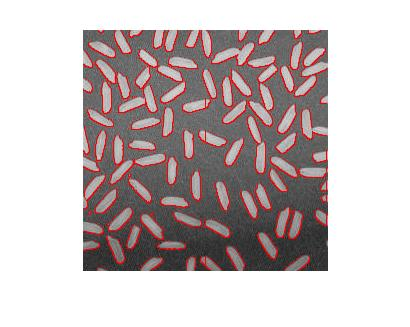
%> input picture project image database/border/adaptive1.jpg, 410 x 327 px
$ octave --eval "result = global_method_sharp(imread('../project image database/border/adaptive1.jpg'));"   (GNU Octave 9; MATLAB toolbox functions it lacks are replaced by stand-ins)
%> lines starting %> are read from the running program, lines starting %| are printed output that depends on the picture
### matlab files/gradient_image.m
function res = gradient_image(image)
    image = double(image);
    filterx = [-1 -1 -1; 0 0 0; 1 1 1];
    filtery = [-1 0 1; -1 0 1; -1 0 1];
    resx = abs(imfilter(image, filterx));
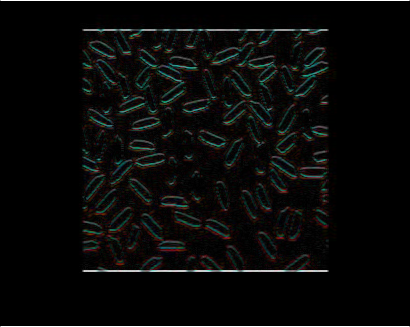
%> resx: size 327x410x3 double; mean R, G, B 29.5, 30.1, 27.7; drawn with min black and max white
    resy = abs(imfilter(image, filtery));
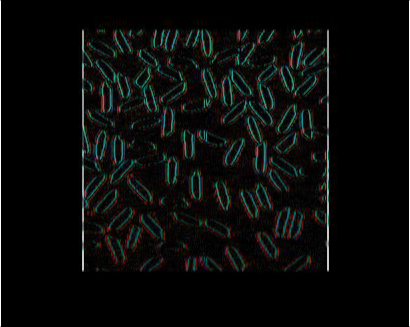
%> resy: size 327x410x3 double; mean R, G, B 31.2, 34.1, 31; drawn with min black and max white
    res = sqrt(resx.*resx + resy.*resy);
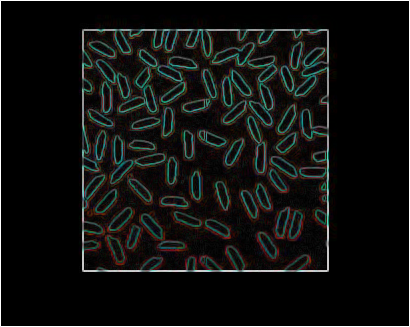
%> res: size 327x410x3 double; mean R, G, B 51.3, 53.8, 49.6; drawn with min black and max white
    res = uint8(res);
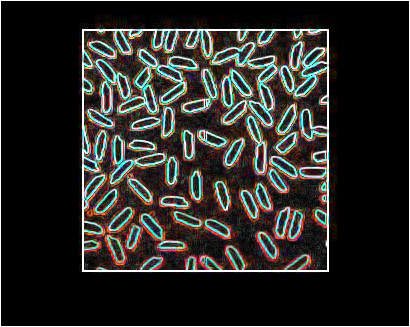
%> res: size 327x410x3 uint8; mean R, G, B 42.6, 41.7, 38.8
end

### matlab files/normalized_histogram.m
function [res] = normalized_histogram(image)
    sz1 = size(image,1);
%> sz1 = 327
    sz2 = size(image,2);
%> sz2 = 410
    res = zeros(1,256);
    for i = 1:sz1
        for j = 1:sz2
            res(image(i,j)+1) = res(image(i,j)+1) + 1;
        end
    end
%> after the loop, res = 256 values, max 67646 at index 1, min 0 at index 256, mean 523.7
    for i = 1:256
        res(i) = res(i) / (sz1 * sz2);
    end
%> after the loop, res = 256 values, max 0.505 at index 1, min 0 at index 256, mean 0.00391
end

### matlab files/cumulative_sums.m
function res = cumulative_sums(norm_hist)
    res = zeros(1,256);
    for i = 1:256
        for j = 1:i
            res(i) = res(i) + norm_hist(j);
        end
    end
end

### matlab files/otsu_whole_process.m
function thresh = otsu_whole_process(image, histogram)
    if(isempty(histogram))
        hist = normalized_histogram(image);
    else
        hist = histogram;
    end
    cum_sums = cumulative_sums(hist);
    [cum_means, global_mean] = cumulative_means(hist);
    varianc = between_class_variance(global_mean, cum_sums, cum_means);
    thresh = otsu_threshold(varianc);
end

### matlab files/cumulative_means.m
function [res, global_mean] = cumulative_means(norm_hist)
    res = zeros(1,256);
    for i = 1:256
        for j = 1:i
            res(i) = res(i) + (norm_hist(j) * (j-1));
        end
    end
    global_mean = res(256);
end

### matlab files/between_class_variance.m
function [res] = between_class_variance(global_mean, cum_sums, cum_means)
    res = zeros(1,256);
    for i = 1:256
        num = ((global_mean * cum_sums(i)) - cum_means(i)) ^ 2;
        den = cum_sums(i) * (1 - cum_sums(i));
        res(i) = num / den;
    end
end

### matlab files/otsu_threshold.m
function res = otsu_threshold(variance)
    max_var = max(variance);
    pos = find(variance == max_var);
    sz = length(pos);
    for i = 1:sz
        pos(i) = pos(i) - 1;
    end
    res = sum(pos(:));
    res = res / sz;
end

### matlab files/divide_image.m
function res = divide_image(image, thresh)
    res = zeros(size(image));
    for i =1:size(image,1)
        for j =1:size(image,2)
            if image(i,j) > thresh
                res(i,j) = 1;
            end
        end
    end
end

### matlab files/global_method_sharp.m
function [res, grad, imuseful, h] = global_method_sharp(image)
   grad = gradient_image(image);
   hist = normalized_histogram(grad);
%> hist has the same summary as res in normalized_histogram
   cum_sum = cumulative_sums(hist);
%> after the loop in cumulative_sums, `for i = 1:256`: res = 256 values from 0.505 to 1
%> cum_sum = 256 values from 0.505 to 1
   ind = find(cum_sum >= 0.999, 1);
%> ind = 255
   ind = ind - 1;
%> ind = 254
   marker = grad > ind;
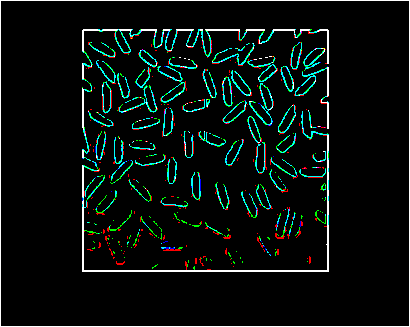
%> marker: size 327x410x3 logical; mean R, G, B 0.0348, 0.0644, 0.0552
   im = double(image);
   imuseful = im .* marker;
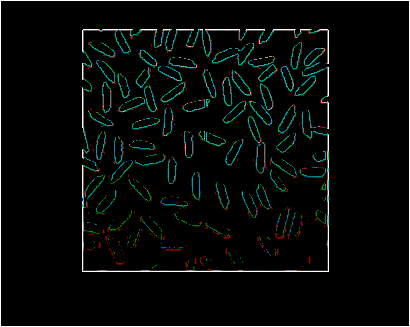
%> imuseful: size 327x410x3 double; mean R, G, B 6.6, 10, 9
   imuseful = uint8(imuseful);
%> imuseful: size 327x410x3 uint8
   h = imhist(imuseful);
%> h = 256 values, max 381509 at index 1, min 0 at index 2, mean 1571.1
   h(1) = 0;
   h = h / sum(h);
%> h = 256 values, max 0.267 at index 256, min 0 at index 1, mean 0.00391
   thresh = otsu_whole_process(image, h);
%> in otsu_whole_process, `hist = histogram;`: hist has the same summary as h in global_method_sharp
%> in otsu_whole_process, `cum_sums = cumulative_sums(hist);`: cum_sums = 256 values from 0 to 1
%> after the loop in cumulative_means, `for i = 1:256`: res = 256 values from 0 to 165.7
%> in cumulative_means, `global_mean = res(256);`: global_mean = 165.7
%> in otsu_whole_process, `[cum_means, global_mean] = cumulative_means(hist);`: cum_means = 256 values from 0 to 165.7; global_mean = 165.7
%> the loop in between_class_variance, `for i = 1:256` made 256 passes
%> (num, den) on passes 1 to 3: (0, 0), (0, 0), (0, 0)
%> in otsu_threshold, `max_var = max(variance);`: max_var = 3994.4
%> in otsu_threshold, `pos = find(variance == max_var);`: pos = 184
%> in otsu_threshold, `sz = length(pos);`: sz = 1
%> the loop in otsu_threshold, `for i = 1:sz` made 1 pass
%> in otsu_threshold, `res = sum(pos(:));`: res = 183
%> thresh = 183
   res = divide_image(image, thresh);
%> after the loop in divide_image, `for i =1:size(image,1)`:
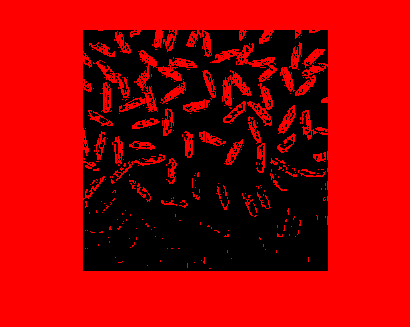
%> res: size 327x410x3 double; mean R, G, B 0.629, 0, 0
end

$ run again, on project image database/border/global1.jpg
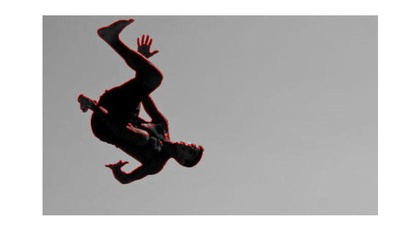
%> input picture project image database/border/global1.jpg, 420 x 244 px, shrunk from 820 x 477 before the run
%> after the loop in normalized_histogram, `for i = 1:sz1`: res = 256 values, max 52763 at index 1, min 0 at index 256, mean 400.3
%> after the loop in normalized_histogram, `for i = 1:256`: res = 256 values, max 0.515 at index 1, min 0 at index 256, mean 0.00391
%> in global_method_sharp, `hist = normalized_histogram(grad);`: hist has the same summary as res in normalized_histogram
%> after the loop in cumulative_sums, `for i = 1:256`: res = 256 values from 0.515 to 1
%> in global_method_sharp, `ind = find(cum_sum >= 0.999, 1);`: ind = 255
%> in global_method_sharp, `ind = ind - 1;`: ind = 254
%> in global_method_sharp, `imuseful = im .* marker;`:
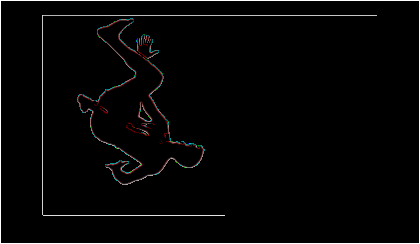
%> imuseful: size 244x420x3 double; mean R, G, B 6.1, 5.9, 5.9
%> in global_method_sharp, `h = imhist(imuseful);`: h = 256 values, max 296956 at index 1, min 0 at index 212, mean 1200.9
%> in global_method_sharp, `h = h / sum(h);`: h = 256 values, max 0.379 at index 256, min 0 at index 1, mean 0.00391
%> in otsu_whole_process, `hist = histogram;`: hist has the same summary as h in global_method_sharp
%> cum_sums = 256 values from 0 to 1
%> after the loop in cumulative_means, `for i = 1:256`: res = 256 values from 0 to 175.5
%> in cumulative_means, `global_mean = res(256);`: global_mean = 175.5
%> in otsu_whole_process, `[cum_means, global_mean] = cumulative_means(hist);`: cum_means = 256 values from 0 to 175.5; global_mean = 175.5
%> the loop in between_class_variance, `for i = 1:256` made 256 passes
%> (num, den) on passes 1 to 3: (0, 0), (0.0136, 0.000667), (0.0466, 0.00124)
%> max_var = 5354.5
%> pos = 159
%> sz = 1
%> the loop in otsu_threshold, `for i = 1:sz` made 1 pass
%> in otsu_threshold, `res = sum(pos(:));`: res = 158
%> after the loop in divide_image, `for i =1:size(image,1)`:
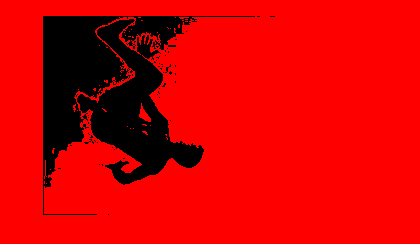
%> res: size 244x420x3 double; mean R, G, B 0.831, 0, 0

$ run again, on project image database/border/global_sharp1.jpg
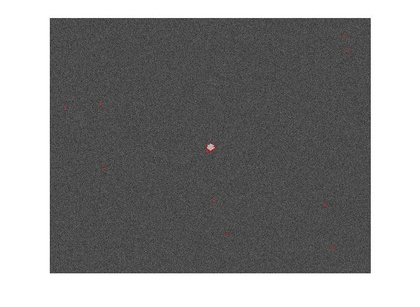
%> input picture project image database/border/global_sharp1.jpg, 420 x 307 px, shrunk from 700 x 511 before the run
%> after the loop in normalized_histogram, `for i = 1:sz1`: res = 256 values, max 38811 at index 1, min 0 at index 134, mean 503.7
%> after the loop in normalized_histogram, `for i = 1:256`: res = 256 values, max 0.301 at index 1, min 0 at index 134, mean 0.00391
%> in global_method_sharp, `hist = normalized_histogram(grad);`: hist has the same summary as res in normalized_histogram
%> after the loop in cumulative_sums, `for i = 1:256`: res = 256 values from 0.301 to 1
%> in global_method_sharp, `ind = find(cum_sum >= 0.999, 1);`: ind = 255
%> in global_method_sharp, `ind = ind - 1;`: ind = 254
%> in global_method_sharp, `marker = grad > ind;`:
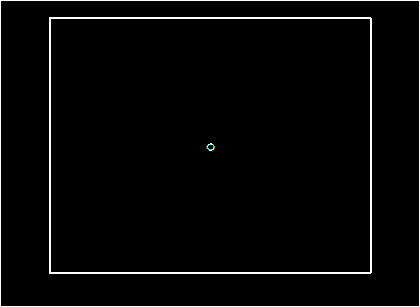
%> marker: size 307x420x3 logical; mean R, G, B 0.0292, 0.0293, 0.0293
%> in global_method_sharp, `h = imhist(imuseful);`: h = 256 values, max 375494 at index 1, min 0 at index 2, mean 1511
%> in global_method_sharp, `h = h / sum(h);`: h = 256 values, max 0.43 at index 256, min 0 at index 1, mean 0.00391
%> in otsu_whole_process, `hist = histogram;`: hist has the same summary as h in global_method_sharp
%> cum_sums = 256 values from 0 to 1
%> after the loop in cumulative_means, `for i = 1:256`: res = 256 values from 0 to 192.6
%> in cumulative_means, `global_mean = res(256);`: global_mean = 192.6
%> in otsu_whole_process, `[cum_means, global_mean] = cumulative_means(hist);`: cum_means = 256 values from 0 to 192.6; global_mean = 192.6
%> the loop in between_class_variance, `for i = 1:256` made 256 passes
%> (num, den) on passes 1 to 3: (0, 0), (0, 0), (0, 0)
%> max_var = 5553.3
%> in otsu_threshold, `pos = find(variance == max_var);`: pos = [160 161 162 163]
%> sz = 4
%> the loop in otsu_threshold, `for i = 1:sz` made 4 passes
%> after the loop in otsu_threshold, `for i = 1:sz`: pos = [159 160 161 162]
%> in otsu_threshold, `res = sum(pos(:));`: res = 642
%> in otsu_threshold, `res = res / sz;`: res = 160.5
%> after the loop in divide_image, `for i =1:size(image,1)`:
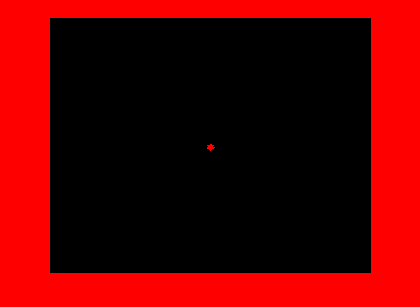
%> res: size 307x420x3 double; mean R, G, B 0.365, 0, 0
